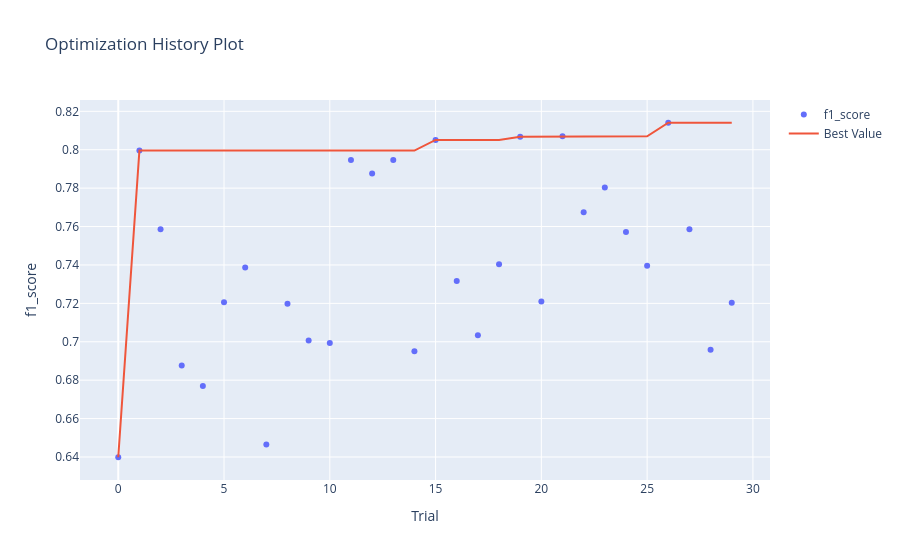

Notebook code for this chart:
### Markdown cell above
График истории оптимизации - отображает количество испытаний на оси Х и метрику на оси Y.

Следует использовать эту диаграмму, чтобы проверить, идет ли оптимизация гиперпараметров в правильном направлении или нет.

### Code cell
optuna.visualization.plot_optimization_history(study, target_name="f1_score")

### Figure 1 — Plotly figure (JSON) as saved in the notebook; plotly's stock layout.template omitted (floating-point values rounded to 4 significant figures)
{"data": [{"mode": "markers", "name": "f1_score", "type": "scatter", "x": [0, 1, 2, 3, 4, 5, 6, 7, 8, 9, 10, 11, 12, 13, 14, 15, 16, 17, 18, 19, 20, 21, 22, 23, 24, 25, 26, 27, 28, 29], "y": [0.6399, 0.7996, 0.7587, 0.6876, 0.677, 0.7205, 0.7387, 0.6464, 0.7198, 0.7007, 0.6994, 0.7947, 0.7877, 0.7946, 0.695, 0.8051, 0.7317, 0.7034, 0.7403, 0.8067, 0.721, 0.807, 0.7675, 0.7803, 0.7572, 0.7396, 0.8141, 0.7586, 0.6958, 0.7204]}, {"mode": "lines", "name": "Best Value", "type": "scatter", "x": [0, 1, 2, 3, 4, 5, 6, 7, 8, 9, 10, 11, 12, 13, 14, 15, 16, 17, 18, 19, 20, 21, 22, 23, 24, 25, 26, 27, 28, 29], "y": [0.6399, 0.7996, 0.7996, 0.7996, 0.7996, 0.7996, 0.7996, 0.7996, 0.7996, 0.7996, 0.7996, 0.7996, 0.7996, 0.7996, 0.7996, 0.8051, 0.8051, 0.8051, 0.8051, 0.8067, 0.8067, 0.807, 0.807, 0.807, 0.807, 0.807, 0.8141, 0.8141, 0.8141, 0.8141]}, {"marker": {"color": "#cccccc"}, "mode": "markers", "name": "Infeasible Trial", "showlegend": false, "type": "scatter", "x": [], "y": []}], "layout": {"title": {"text": "Optimization History Plot"}, "xaxis": {"title": {"text": "Trial"}}, "yaxis": {"title": {"text": "f1_score"}}}}
